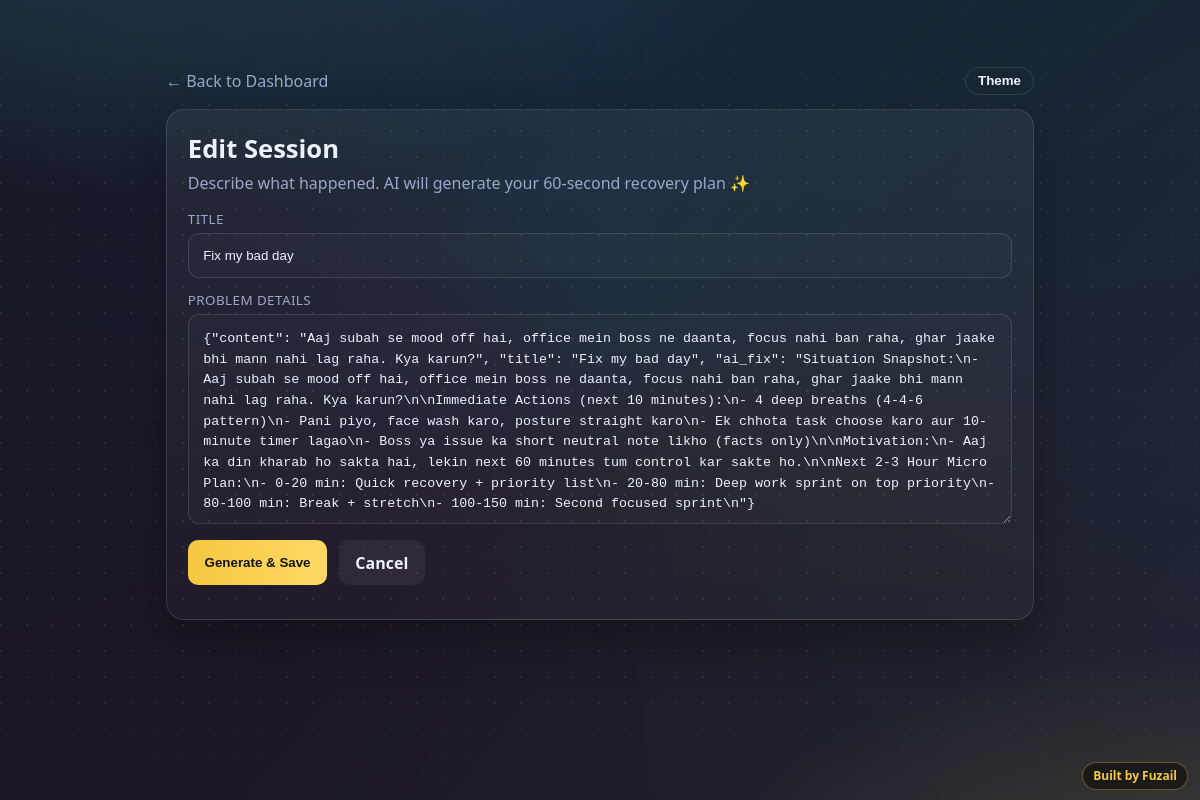
Page /item/1/edit (signed in) on the committed database.
### app.py (models this page shows)
class Item(db.Model):
    id         = db.Column(db.Integer, primary_key=True)
    title      = db.Column(db.String(100), nullable=False)
    data       = db.Column(db.Text, nullable=False, default="{}")
    created_at = db.Column(db.DateTime, default=datetime.utcnow)
    updated_at = db.Column(db.DateTime, default=datetime.utcnow, onupdate=datetime.utcnow)
    user_id    = db.Column(db.Integer, db.ForeignKey("user.id"), nullable=False)

### app.py (the view)
@app.route("/item/<int:item_id>/edit")
@login_required
def edit_item(item_id):
    item = Item.query.filter_by(id=item_id, user_id=current_user.id).first_or_404()
    return render_template("item_form.html", item=item)

### app.py (called while the page is built)
@login_manager.user_loader
def load_user(user_id):
    return User.query.get(int(user_id))

### templates/item_form.html (shortened to what this page needs)
﻿<!DOCTYPE html>
<html lang="en">
<head>
</head>
<body>
<div class="wrap">
  <div class="top step" style="--i:0;">
    <a href="/dashboard">&larr; Back to Dashboard</a>
    <button type="button" class="theme-btn" id="theme-toggle">Theme</button>
  </div>
  <div class="card">
    <h2 class="step" style="--i:1;">{% if item %}Edit Session{% else %}Create Session{% endif %}</h2>
    <p class="sub step" style="--i:2;">Describe what happened. AI will generate your 60-second recovery plan <span class="pulse">✨</span></p>
    <div class="step" style="--i:3;">
      <label>Title</label>
      <input id="title" type="text" maxlength="100" value="{{ item.title if item else '' }}" placeholder="Example: Fix my bad day">
    </div>
    <div class="step" style="--i:4;">
      <label>Problem Details</label>
      <textarea id="content" placeholder="Aaj mood off hai, focus nahi ban raha, boss ne daanta...">{% if item %}{{ item.data }}{% endif %}</textarea>
    </div>
    <div class="row step" style="--i:5;">
      <button class="btn-primary" onclick="saveItem()">Generate & Save</button>
      <a class="btn btn-muted" href="/dashboard">Cancel</a>
    </div>
  </div>
</div>
<div id="fuzail-credit" style="position:fixed;right:12px;bottom:10px;z-index:9999;padding:6px 10px;border-radius:999px;font:600 12px/1.2 system-ui,sans-serif;background:rgba(0,0,0,.45);color:#f5c842;border:1px solid rgba(245,200,66,.35);backdrop-filter:blur(6px);">Built by Fuzail</div></body>
</html>

### templates/item_form.html (style rules this page uses)
* { margin:0;padding:0;box-sizing:border-box }
:root { --bg:#070b16;--bg-soft:#0f1630;--card:#111729;--accent:#f5c842;--accent-2:#62d9ff;--text:#edf2ff;--muted:#9ca6c9;--border:rgba(255,255,255,.12) }
body { min-height:100vh;color:var(--text);font-family:system-ui,sans-serif;background:radial-gradient(1200px 600px at 10% -20%,rgba(98,217,255,.18),transparent 60%),radial-gradient(900px 520px at 100% 120%,rgba(245,200,66,.2),transparent 60%),linear-gradient(130deg,var(--bg),var(--bg-soft));overflow-x:hidden }
body::before { content:"";position:fixed;inset:-20%;z-index:-2;background:conic-gradient(from 0deg,rgba(98,217,255,.12),rgba(245,200,66,.08),rgba(255,107,107,.08),rgba(98,217,255,.12));filter:blur(60px);animation:spin 22s linear infinite }
body::after { content:"";position:fixed;inset:0;z-index:-1;background-image:radial-gradient(circle at 1px 1px,rgba(255,255,255,.08) 1px,transparent 0);background-size:26px 26px;mask-image:linear-gradient(to bottom,transparent,black 15%,black 85%,transparent);animation:gridShift 18s linear infinite }
.wrap { max-width:900px;margin:1.8rem auto;padding:1rem }
.top { display:flex;justify-content:space-between;align-items:center;gap:.8rem;margin-bottom:.9rem }
.top a { color:var(--muted);text-decoration:none }
.theme-btn { border:1px solid var(--border);background:transparent;color:var(--text);padding:.35rem .75rem;border-radius:999px;cursor:pointer }
.card { background:linear-gradient(180deg,rgba(255,255,255,.05),rgba(255,255,255,.02));border:1px solid var(--border);border-radius:18px;padding:1.3rem;box-shadow:0 20px 45px rgba(0,0,0,.28) }
h2 { font-size:1.6rem }
.sub { color:var(--muted);margin-top:.35rem;margin-bottom:1rem }
.step { opacity:0;transform:translateY(12px);animation:reveal .55s ease forwards;animation-delay:calc(.08s + var(--i,0)*.08s) }
label { display:block;margin:.8rem 0 .35rem;color:var(--muted);font-size:.84rem;text-transform:uppercase;letter-spacing:.4px }
input,textarea { width:100%;background:rgba(255,255,255,.02);border:1px solid var(--border);border-radius:11px;padding:.86rem .9rem;color:var(--text);outline:none;transition:.2s }
textarea { min-height:210px;resize:vertical;line-height:1.55 }
.row { display:flex;gap:.7rem;margin-top:1rem;flex-wrap:wrap }
button,a.btn { padding:.72rem 1.05rem;border-radius:10px;border:none;cursor:pointer;text-decoration:none;font-weight:700;transition:.25s }
.btn-primary { background:linear-gradient(90deg,var(--accent),#ffd964);color:#151515 }
.btn-muted { background:rgba(255,255,255,.06);color:var(--text);border:1px solid var(--border) }
.pulse { display:inline-block;animation:pulse 1.8s ease-in-out infinite }

### rows in the picture
Item: title "Fix my bad day", data "{\"content\": \"Aaj subah se mood off hai, office mein boss ne daanta, focus nahi ban raha, ghar jaake bhi mann nahi lag raha. Kya karun?\", \"title\": \"Fix my bad day\", \"ai_fix\": \"Situation Snapshot:\\n- Aaj subah se mood off hai, office mein boss ne daanta, focus nahi ban raha, ghar jaake bhi mann nahi lag raha. Kya karun?\\n\\nImmediate Actions (next 10 minutes):\\n- 4 deep breaths (4-4-6 pattern)\\n- Pani piyo, face wash karo, posture straight karo\\n- Ek chhota task choose karo aur 10-minute timer lagao\\n- Boss ya issue ka short neutral note likho (facts only)\\n\\nMotivation:\\n- Aaj ka din kharab ho sakta hai, lekin next 60 minutes tum control kar sakte ho.\\n\\nNext 2-3 Hour Micro Plan:\\n- 0-20 min:…"
